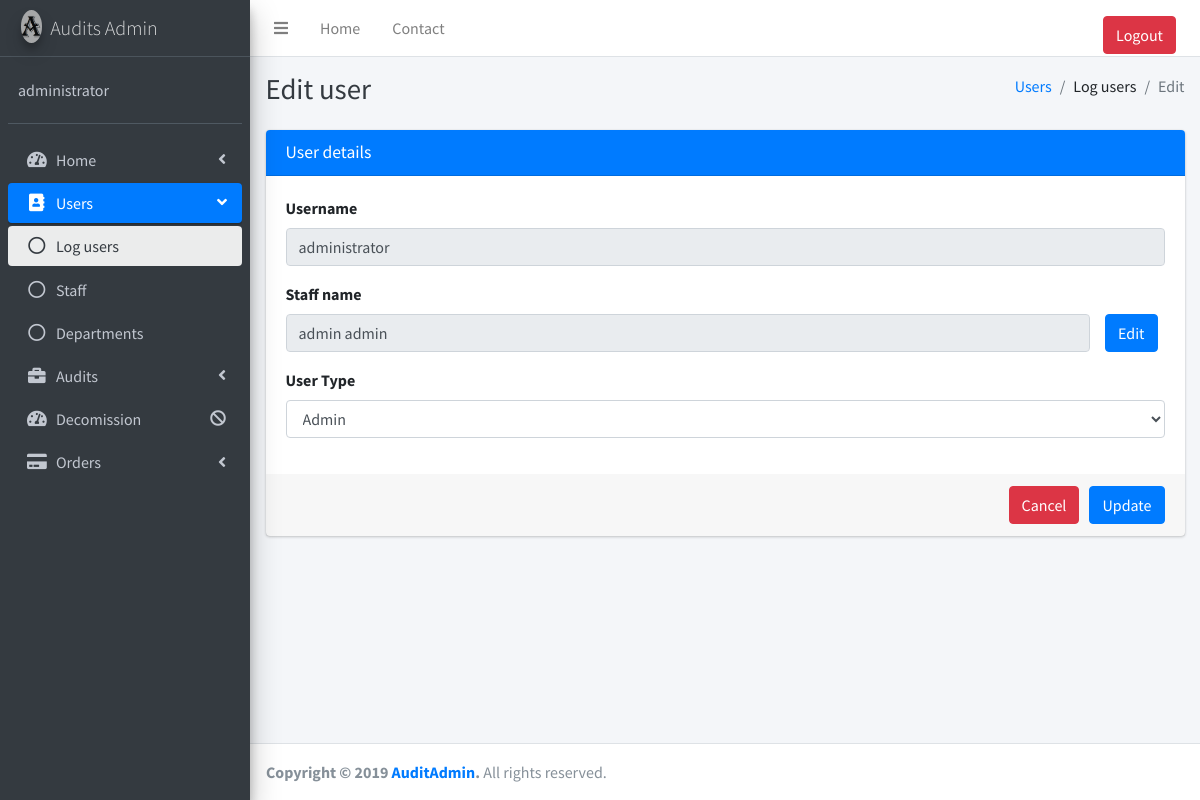
/Users/edit_user.php?uid=10 (signed in), run on the app's committed database.
### tables this page shows
CREATE TABLE IF NOT EXISTS `_user_log_` (
  `_uID_` int(11) NOT NULL AUTO_INCREMENT,
  `_staff_id_` int(11) NOT NULL,
  `_username_` varchar(45) NOT NULL,
  `_password_` varchar(90) NOT NULL,
  `_is_admin_` tinyint(1) NOT NULL,
  `_is_active_` tinyint(1) NOT NULL,
  `password_change` int(11) NOT NULL,
  PRIMARY KEY (`_uID_`),
  UNIQUE KEY `_staff_id_` (`_staff_id_`)
);

CREATE TABLE IF NOT EXISTS `_name_` (
  `_nID_` int(11) NOT NULL AUTO_INCREMENT,
  `_name_` varchar(45) NOT NULL,
  PRIMARY KEY (`_nID_`)
);

CREATE TABLE IF NOT EXISTS `_staff_` (
  `_sID_` int(11) NOT NULL AUTO_INCREMENT,
  `_name_id_` int(11) NOT NULL,
  `_s_name_id_` int(11) DEFAULT NULL,
  `_surname_` varchar(45) NOT NULL,
  `_email_` varchar(60) NOT NULL,
  `_title_id_` int(11) NOT NULL,
  `_visible_` int(11) NOT NULL,
  PRIMARY KEY (`_sID_`),
  KEY `_name_id_` (`_name_id_`,`_s_name_id_`,`_title_id_`),
  KEY `_title_id_` (`_title_id_`),
  KEY `_s_name_id_` (`_s_name_id_`)
);

### functions/XSS.php (called while the page is built)
<?php
function clean($input) {
    $input = stripslashes($input);
    $input = strip_tags($input);
    $input = htmlspecialchars($input, ENT_QUOTES, 'UTF-8');
  return $input;
}
?>

### Users/edit_user.php (the view, shortened to what this page needs)
<?php
include "../functions/User_function.php";
include "../Database/databaseconnect.php";
$userid = clean($_GET['uid']);
?>
<!DOCTYPE html>
<html>
<head>
  <link rel="stylesheet" href="../plugins/fontawesome-free/css/all.min.css">
  <link rel="stylesheet" href="https://code.ionicframework.com/ionicons/2.0.1/css/ionicons.min.css">
  <link rel="stylesheet" href="../plugins/tempusdominus-bootstrap-4/css/tempusdominus-bootstrap-4.min.css">
  <link rel="stylesheet" href="../plugins/icheck-bootstrap/icheck-bootstrap.min.css">
  <link rel="stylesheet" href="../plugins/jqvmap/jqvmap.min.css">
  <link rel="stylesheet" href="../dist/css/adminlte.min.css">
  <link rel="stylesheet" href="../plugins/overlayScrollbars/css/OverlayScrollbars.min.css">
  <link rel="stylesheet" href="../plugins/daterangepicker/daterangepicker.css">
  <link rel="stylesheet" href="../plugins/summernote/summernote-bs4.css">
  <link rel="stylesheet" href="../plugins/datatables-bs4/css/dataTables.bootstrap4.css">
</head>
<body class="hold-transition sidebar-mini layout-fixed">
<div class="wrapper">
  <nav class="main-header navbar navbar-expand navbar-white navbar-light">
    <ul class="navbar-nav">
      <li class="nav-item">
        <a class="nav-link" data-widget="pushmenu" href="#"><i class="fas fa-bars"></i></a>
      </li>
      <li class="nav-item d-none d-sm-inline-block">
        <a href="../index.php" class="nav-link">Home</a>
      </li>
      <li class="nav-item d-none d-sm-inline-block">
        <a href="../Contact.php" class="nav-link">Contact</a>
      </li>
    </ul>
    <ul class="navbar-nav ml-auto">
      <li class="nav-item">
        <a href="../logcheck/logout.php" class="nav-link"><button type="submit" class="btn btn-danger btn-block">Logout</button></a>
      </li>
    </ul>
  </nav>
  <aside class="main-sidebar sidebar-dark-primary elevation-4">
    <a href="../index.php" class="brand-link">
      <img src="../dist/img/NewLogo.png" alt="Audit Admin" class="brand-image img-circle elevation-3"
           style="opacity: .8">
      <span class="brand-text font-weight-light">Audits Admin</span>
    </a>
    <div class="sidebar">
      <div class="user-panel mt-3 pb-3 mb-3 d-flex">
        <div class="info">
          <a href="../user-pass.php" class="d-block"><?php print $_SESSION['login'];?></a>
        </div>
      </div>
      <nav class="mt-2">
        <ul class="nav nav-pills nav-sidebar flex-column" data-widget="treeview" role="menu" data-accordion="false">
          <li class="nav-item has-treeview">
            <a href="#" class="nav-link">
              <i class="nav-icon fas fa-tachometer-alt"></i>
              <p>
                Home
                <i class="right fas fa-angle-left"></i>
              </p>
            </a>
          </li>
            <?php if($_SESSION['isadmin'] == 1){ ?>
            <li class="nav-item has-treeview menu-open">
            <a href="#" class="nav-link active">
              <i class="nav-icon fas fa-address-book"></i>
              <p>
                Users
                <i class="right fas fa-angle-left"></i>
              </p>
            </a>
            <ul class="nav nav-treeview">
              <li class="nav-item">
                <a href="../Users/Log_users.php" class="nav-link active">
                  <i class="far fa-circle nav-icon"></i>
                  <p>Log users</p>
                </a>
              </li>
              <li class="nav-item">
                <a href="../Users/staff_users.php" class="nav-link">
                  <i class="far fa-circle nav-icon"></i>
                  <p>Staff</p>
                </a>
              </li>
              <li class="nav-item">
                <a href="../Users/dep_users.php" class="nav-link">
                  <i class="far fa-circle nav-icon"></i>
                  <p>Departments</p>
                </a>
              </li>
            </ul>
          </li><?php }?>
            <li class="nav-item has-treeview">
            <a href="#" class="nav-link">
              <i class="nav-icon fas fa-briefcase"></i>
              <p>
                Audits
                <i class="right fas fa-angle-left"></i>
              </p>
            </a>
          </li>
            <li class="nav-item has-treeview">
            <a href="#" class="nav-link">
              <i class="nav-icon fas fa-tachometer-alt"></i>
              <p>
                Decomission
                <i class="right fas fa-ban"></i>
              </p>
            </a>
          </li>
            <li class="nav-item has-treeview">
            <a href="#" class="nav-link">
              <i class="nav-icon fas fa-credit-card"></i>
              <p>
                Orders
                <i class="right fas fa-angle-left"></i>
              </p>
            </a>
          </li>
        </ul>
      </nav>
    </div>
  </aside>
  <div class="content-wrapper">
    <div class="content-header">
      <div class="container-fluid">
        <div class="row mb-2">
          <div class="col-sm-6">
            <h1 class="m-0 text-dark">Edit user</h1>
          </div>
          <div class="col-sm-6">
            <ol class="breadcrumb float-sm-right">
              <li class="breadcrumb-item"><a href="../Users/Log_users.php">Users</a></li>
              <li class="breadcrumb-item">Log users</li>
                <li class="breadcrumb-item active">Edit</li>
            </ol>
          </div>
        </div>
      </div>
    </div>
    <section class="content">
        <div class="container-fluid">
          <div class="row">
              <div class="col-md-12">
                  <div class="card card-primary">
                      <div class="card-header">
                        <h3 class="card-title">
                            User details
                        </h3>
                      </div>
                      <form name="form1" method="post" action="">
                          <?php
                                $stmnt = $con -> prepare("Select _staff_id_, _name_, _surname_, _username_, _is_admin_ FROM _user_log_ INNER JOIN _staff_ ON _staff_._sID_ = _user_log_._staff_id_ INNER JOIN _name_ ON _staff_._name_id_=_name_._nID_ WHERE _uID_ = ?");
                                $stmnt -> bind_param("i", $userid);
                                $stmnt -> execute();
                                $stmnt -> bind_result($sid, $name, $surname, $username, $admin);
                            ?>
                          <div class="card-body">
                              <div class="form-group">
                                <label for="username">Username</label>
                                <input class="form-control" id="username" name="username" type="username" value="<?php print clean($username); ?>" disabled>
                              </div>
                              <div class="form-group">
                                <label for="staff_list">Staff name</label>
                                  <div class="row">
                                      <div class="col-sm-11">
                                        <input class="form-control" id="staff_list" name="staff_list" value="<?php print clean($name); ?> <?php print clean($surname);?>" disabled>
                                      </div>
                                      <div class="col-sm-1">
                                            <a href="edit_staff.php?uid=<?php print $sid;?>"><button class="btn btn-primary" type="button" name="edit">Edit</button></a>
                                      </div>
                                  </div>
                              </div>
                              <div class="form-group">
                                <label for="user_type">User Type</label>
                                  <select class="form-control" id="user_type" name="user_type">
                                      <?php
                                        if($admin == 1){?>
                                            <option value="1">Admin</option>
                                        <?php }else{ ?>
                                            <option value="0">User</option>
                                            <option value="1">Admin</option>
                                        <?php } ?>
                                  </select>
                              </div>
                          </div>
                          <div class="card-footer">
                              <button class="btn btn-primary" style="float: right;" type="submit" name="Update" id="Update">Update</button>
                              <button class="btn btn-danger" style="float: right; margin-right: 10px;" onclick="window.location = 'http://'+window.location.hostname+'/Users/Log_users.php'; return false" name="cancel">Cancel</button>
                          </div>
                      </form>
                  </div>
              </div>
          </div>
        </div>
    </section>
  </div>
  <footer class="main-footer">
    <strong>Copyright &copy; 2019 <a href="">AuditAdmin</a>.</strong>
    All rights reserved.
  </footer>
</div>
</body>
</html>

### data on the page
_user_log_: username "administrator", staff_list "admin admin", user_type "Admin"

### other printed values
$_SESSION['login'] "administrator"
